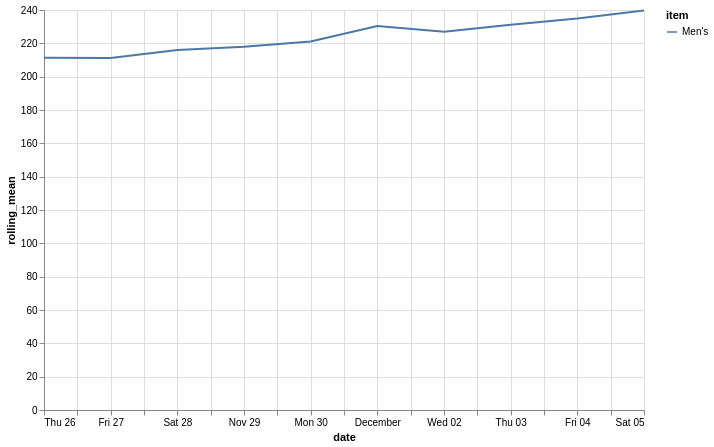

The Vega-Lite source for this figure:
### Vega-Lite specification from a JSON file in a GitHub repository (floating-point values rounded to 4 significant figures)
{"config": {"view": {"continuousWidth": 400, "continuousHeight": 300}}, "layer": [{"data": {"name": "data-474bcabfefcfba95bf2da6182aec3cbb"}, "mark": "line", "encoding": {"color": {"type": "nominal", "field": "item"}, "x": {"type": "temporal", "field": "date"}, "y": {"type": "quantitative", "field": "rolling_mean"}}, "transform": [{"window": [{"op": "mean", "field": "price", "as": "rolling_mean"}], "frame": [-4, 3]}]}, {"data": {"name": "data-d751713988987e9331980363e24189ce"}, "mark": {"type": "line", "color": "black", "size": 5}, "encoding": {"x": {"type": "temporal", "field": "date"}, "y": {"type": "quantitative", "field": "rolling_mean"}}, "transform": [{"window": [{"op": "mean", "field": "price", "as": "rolling_mean"}], "frame": [-4, 3]}]}], "height": 400, "width": 600, "$schema": "https://vega.github.io/schema/vega-lite/v4.8.1.json", "datasets": {"data-474bcabfefcfba95bf2da6182aec3cbb": [{"item": "Men's", "date": "2020-11-26", "price": 198.3}, {"item": "Men's", "date": "2020-11-27", "price": 240.8}, {"item": "Men's", "date": "2020-11-28", "price": 197.6}, {"item": "Men's", "date": "2020-11-29", "price": 208.7}, {"item": "Men's", "date": "2020-11-30", "price": 210.8}, {"item": "Men's", "date": "2020-12-01", "price": 239.7}, {"item": "Men's", "date": "2020-12-02", "price": 229.4}, {"item": "Men's", "date": "2020-12-03", "price": 243.3}, {"item": "Men's", "date": "2020-12-04", "price": 272.5}, {"item": "Men's", "date": "2020-12-05", "price": 213.8}], "data-d751713988987e9331980363e24189ce": []}}
